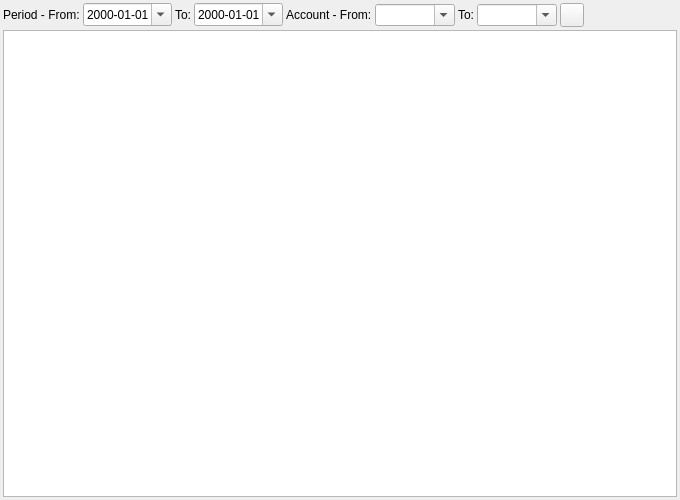
<?xml version="1.0" encoding="UTF-8"?>
<ui version="4.0">
 <class>ACC_GlTransReportWidget</class>
 <widget class="QWidget" name="ACC_GlTransReportWidget">
  <property name="geometry">
   <rect>
    <x>0</x>
    <y>0</y>
    <width>680</width>
    <height>500</height>
   </rect>
  </property>
  <property name="windowTitle">
   <string>Dialog</string>
  </property>
  <layout class="QGridLayout" name="gridLayout_2">
   <property name="leftMargin">
    <number>3</number>
   </property>
   <property name="topMargin">
    <number>3</number>
   </property>
   <property name="rightMargin">
    <number>3</number>
   </property>
   <property name="bottomMargin">
    <number>3</number>
   </property>
   <property name="spacing">
    <number>3</number>
   </property>
   <item row="0" column="0">
    <layout class="QHBoxLayout" name="horizontalLayout_2">
     <item>
      <widget class="QLabel" name="label">
       <property name="text">
        <string>Period - From:</string>
       </property>
      </widget>
     </item>
     <item>
      <widget class="QDateEdit" name="dtFrom">
       <property name="displayFormat">
        <string>yyyy-MM-dd</string>
       </property>
       <property name="calendarPopup">
        <bool>true</bool>
       </property>
      </widget>
     </item>
     <item>
      <widget class="QLabel" name="label_2">
       <property name="text">
        <string>To:</string>
       </property>
      </widget>
     </item>
     <item>
      <widget class="QDateEdit" name="dtTo">
       <property name="displayFormat">
        <string>yyyy-MM-dd</string>
       </property>
       <property name="calendarPopup">
        <bool>true</bool>
       </property>
      </widget>
     </item>
     <item>
      <widget class="QLabel" name="label_3">
       <property name="text">
        <string>Account - From:</string>
       </property>
      </widget>
     </item>
     <item>
      <widget class="QComboBox" name="cbFromAccount">
       <property name="minimumSize">
        <size>
         <width>80</width>
         <height>0</height>
        </size>
       </property>
       <property name="editable">
        <bool>true</bool>
       </property>
       <property name="maxVisibleItems">
        <number>15</number>
       </property>
      </widget>
     </item>
     <item>
      <widget class="QLabel" name="label_4">
       <property name="text">
        <string>To:</string>
       </property>
      </widget>
     </item>
     <item>
      <widget class="QComboBox" name="cbToAccount">
       <property name="minimumSize">
        <size>
         <width>80</width>
         <height>0</height>
        </size>
       </property>
       <property name="editable">
        <bool>true</bool>
       </property>
       <property name="maxVisibleItems">
        <number>15</number>
       </property>
      </widget>
     </item>
     <item>
      <widget class="QToolButton" name="pbRefresh">
       <property name="minimumSize">
        <size>
         <width>24</width>
         <height>24</height>
        </size>
       </property>
       <property name="maximumSize">
        <size>
         <width>24</width>
         <height>24</height>
        </size>
       </property>
       <property name="toolTip">
        <string>Refresh report</string>
       </property>
       <property name="text">
        <string/>
       </property>
       <property name="icon">
        <iconset resource="../../../db/src/gui/db.qrc">
         <normaloff>:/images/icons/arrow_refresh.png</normaloff>:/images/icons/arrow_refresh.png</iconset>
       </property>
      </widget>
     </item>
     <item>
      <spacer name="horizontalSpacer_2">
       <property name="orientation">
        <enum>Qt::Horizontal</enum>
       </property>
       <property name="sizeHint" stdset="0">
        <size>
         <width>40</width>
         <height>20</height>
        </size>
       </property>
      </spacer>
     </item>
    </layout>
   </item>
   <item row="1" column="0">
    <widget class="RB_TextEdit" name="teGlTrans"/>
   </item>
  </layout>
 </widget>
 <customwidgets>
  <customwidget>
   <class>RB_TextEdit</class>
   <extends>QTextEdit</extends>
   <header location="global">rb_textedit.h</header>
  </customwidget>
 </customwidgets>
 <resources>
  <include location="../../../db/src/gui/db.qrc"/>
 </resources>
 <connections/>
</ui>
